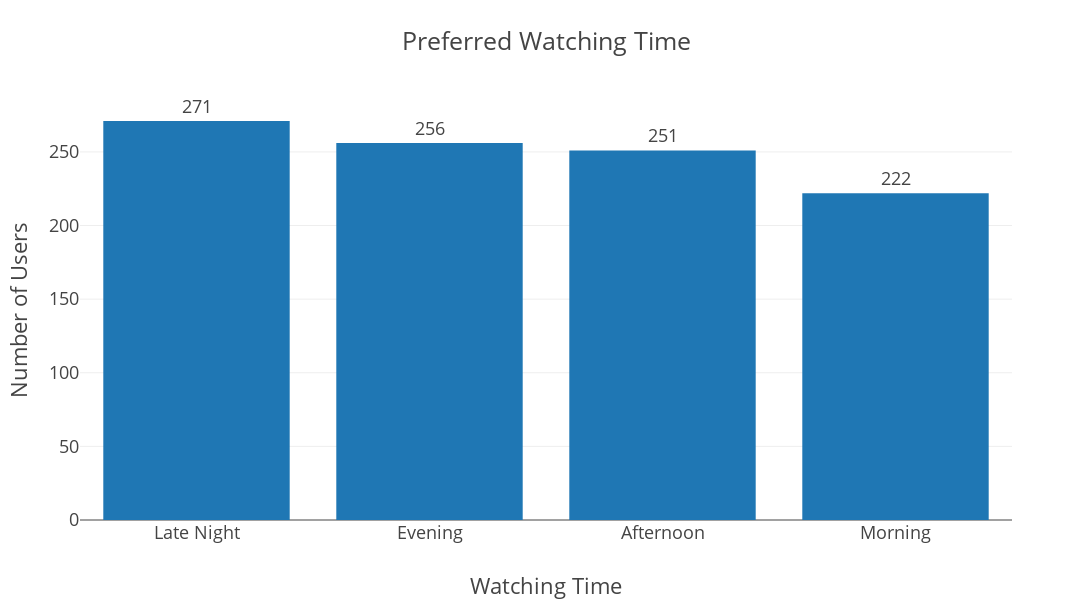

The notebook cell saved with this chart:
### Markdown cell above
## Preffered watching time

### Code cell
watch_time = stream_df["Primary_Watch_Time"].value_counts().reset_index()
watch_time.columns = ["Primary_Watch_Time", "User_Count"]

fig = px.bar(
    watch_time,
    x="Primary_Watch_Time",
    y="User_Count",
    title="Preferred Watching Time",
    text="User_Count",
    color_discrete_sequence=['#1f77b4'],  # Changed to blue
    height=600,
    width=1100
)

fig.update_traces(texttemplate="%{text}", textposition="outside")

fig.update_layout(
    template="presentation",
    xaxis_title="Watching Time",
    yaxis_title="Number of Users",
    xaxis_title_standoff=50,
    legend_title_text=None,
    showlegend=False,
    paper_bgcolor="rgba(0, 0, 0, 0)",
    plot_bgcolor="rgba(0, 0, 0, 0)"
)

fig.show()


fig.write_image(os.path.join(result_dir, 'Preferred_Watching_Time_Bar_chart.jpg'))
fig.write_image(os.path.join(result_dir, 'Preferred_Watching_Time_Bar_chart.png'))
fig.write_html(os.path.join(result_dir, 'Preferred_Watching_Time_Bar_chart.html'))

### Figure 1 — Plotly figure (JSON) as saved in the notebook; plotly's stock layout.template omitted (floating-point values rounded to 4 significant figures)
{"data": [{"hovertemplate": "Primary_Watch_Time=%{x}<br>User_Count=%{text}<extra></extra>", "legendgroup": "", "marker": {"color": "#1f77b4", "pattern": {"shape": ""}}, "name": "", "orientation": "v", "showlegend": false, "text": [271.0, 256.0, 251.0, 222.0], "textposition": "outside", "texttemplate": "%{text}", "type": "bar", "x": ["Late Night", "Evening", "Afternoon", "Morning"], "xaxis": "x", "y": [271, 256, 251, 222], "yaxis": "y"}], "layout": {"barmode": "relative", "height": 600, "legend": {"tracegroupgap": 0}, "paper_bgcolor": "rgba(0, 0, 0, 0)", "plot_bgcolor": "rgba(0, 0, 0, 0)", "showlegend": false, "title": {"text": "Preferred Watching Time"}, "width": 1100, "xaxis": {"anchor": "y", "autorange": true, "domain": [0, 1], "range": [-0.5, 3.5], "title": {"standoff": 50, "text": "Watching Time"}, "type": "category"}, "yaxis": {"anchor": "x", "autorange": true, "domain": [0, 1], "range": [0, 285.3], "title": {"text": "Number of Users"}, "type": "linear"}}}
